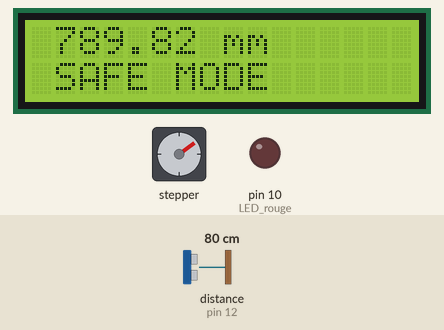
Recording of a sketch running on a simulated Arduino Uno, built with avr-gcc and run on an emulated ATmega328P. Shown: 16×2 character LCD, stepper motor, output pins drawn as LEDs (lit = HIGH). Wiring (inferred from the names in the program): ultrasonic range finder: trigger pin 13; echo pin 12. Dashed ring = blinking. Inputs (shaded band) come from the test bench; at power-on: distance to the obstacle (sensor on pin 12) 80 cm. The echo pulse lasts 58.3 µs per cm; stepper angles assume 2048 steps per turn; pins used as bus, display or sensor lines are not drawn; what the sketch prints to the serial monitor is not drawn.

Above: at 2.2 s.
2.3 s: distance to the obstacle (sensor on pin 12) set to 7 cm
At 3.6 s:
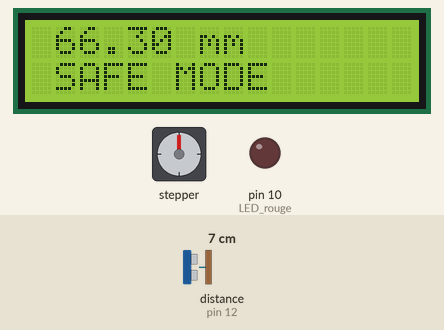
4.2 s: distance to the obstacle (sensor on pin 12) set to 4 cm
At 6.01 s:
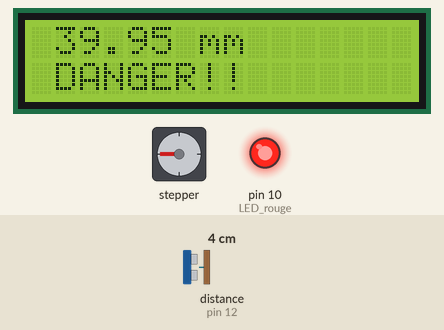
6.6 s: distance to the obstacle (sensor on pin 12) set to 2 cm
At 7.89 s:
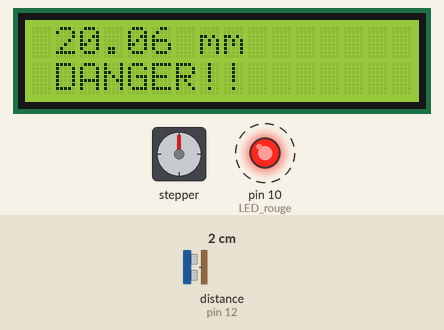
Timing chart, 0 to 62.1 s (numbered marks = the images above; inputs shaded):
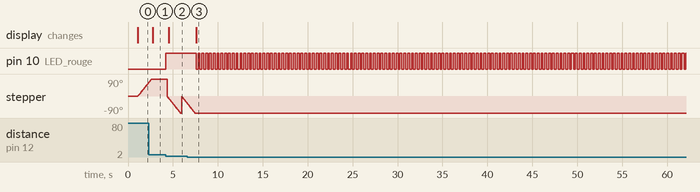

Measured:
- the behaviour switches between 6 and 5 cm on distance to the obstacle (sensor on pin 12) (found by bisection; images 1 and 2)
- after the input at 2.3 s, the display: changes after 0.44 s (image 1)
- after the input at 4.2 s, pin 10 (LED_rouge): LOW → HIGH at once; stepper: turns 180° counter-clockwise in 1.5 s, then 88° clockwise in 0.00 s, then 38° counter-clockwise in 0.60 s; the display: changes after 0.34 s (image 2)
- after the input at 6.6 s, the display: changes after 0.99 s (image 3)

The sketch:

alerte-collision.ino
```cpp
#include <LiquidCrystal_I2C.h>
#include <Wire.h>
#include "Stepper.h"

const int stepsPerRevolution = 2048;
// Câblage:
// Broche 5 à IN1 sur le pilote ULN2003
// Broche 6 à IN2 sur le pilote ULN2003
// Broche 7 à IN3 sur le pilote ULN2003
// Broche 8 à IN4 sur le pilote ULN2003
#define droite stepsPerRevolution / 4
#define gauche -stepsPerRevolution / 4
int count = 0;                                     // mettre le moteur step a la position de départ
Stepper myStepper(stepsPerRevolution, 4, 6, 5, 7); // in1 in3 in2 in4

LiquidCrystal_I2C LCD(0x27, 16, 2); // setup ecran

const byte TRIGGER_PIN = 13; // US
const byte ECHO_PIN = 12;
const byte LED_rouge = 10; // led pour proche

unsigned long startTime = 0; // timer affichage
const long myDelay = 500;
unsigned long startTimeLed = 0; // timer led
const long myDelayLed = 200;
bool onLed;
const unsigned long MEASURE_TIMEOUT = 25000UL; // 25ms = ~8m à 340m/s, temps limite pour la mesure de distance
bool safeZone;
const float SOUND_SPEED = 340.0 / 1000; // Vitesse du son dans l'air en mm/us
int controle_dg;
void setup()
{
    Serial.begin(9600);
    myStepper.setSpeed(10);
    // myStepper.step(512);// setup le depart
    pinMode(TRIGGER_PIN, OUTPUT);
    digitalWrite(TRIGGER_PIN, LOW);
    pinMode(ECHO_PIN, INPUT);
    pinMode(LED_rouge, OUTPUT);
    LCD.init();
    LCD.backlight();
    LCD.setCursor(1, 0);
    LCD.print("MESURE");
    LCD.setCursor(4, 1);
    LCD.print("ULTRA SON");
    onLed = false;
    safeZone = false;
    delay(1000);
    controle_dg = 0;
}

void loop()
{
    digitalWrite(TRIGGER_PIN, HIGH);
    delayMicroseconds(10);
    digitalWrite(TRIGGER_PIN, LOW);
    long mesure = pulseIn(ECHO_PIN, HIGH, MEASURE_TIMEOUT);
    float distance_mm = mesure / 2.0 * SOUND_SPEED;

    // Serial.print("distance mm : ");
    Serial.println(distance_mm);
    // Serial.println(" mm, ");
    if (distance_mm < 50.0)
    {
        safeZone = false;
    }
    else
    {
        safeZone = true;
    }
    unsigned long currentTime = millis();
    unsigned long currentTimeLed = millis();
    if (currentTimeLed - startTimeLed >= myDelayLed)
    {

        startTimeLed = currentTimeLed;
        if (distance_mm < 50.0)
        {
            // Serial.println("dist<50");
            if (onLed == false)
            {
                digitalWrite(LED_rouge, HIGH);
                onLed = true;
                // Serial.println("up");
            }
            else
            {
                onLed = false;
                digitalWrite(LED_rouge, LOW);
            }
        }
        else
        {
            digitalWrite(LED_rouge, LOW);
        }
    }

    if (currentTime - startTime >= myDelay)
    {

        startTime = currentTime;
        LCD.clear();
        LCD.setCursor(1, 0);
        LCD.print(distance_mm);
        LCD.print(" mm");
        LCD.setCursor(1, 1);
        if (safeZone)
        {
            LCD.print("SAFE MODE");
            Serial.println("SAFE MODE");
            if (controle_dg == 0)
            {
                move(myStepper, stepsPerRevolution, droite, count);
                controle_dg = 1;
            }
            if (controle_dg == 2)
            {
                reset(myStepper, stepsPerRevolution, count);
                move(myStepper, stepsPerRevolution, droite, count);
                controle_dg = 1;
            }
        }
        else
        {
            LCD.print("DANGER!!");
            Serial.println("DANGER");
            if (controle_dg == 0)
            {

                move(myStepper, stepsPerRevolution, gauche, count);
                controle_dg = 2;
            }
            if (controle_dg == 1)
            {
                reset(myStepper, stepsPerRevolution, count);
                move(myStepper, stepsPerRevolution, gauche, count);
                controle_dg = 2;
            }
        }
    }
    delay(50);
}

void move(Stepper moteur, int steprev, int nb_step, int cnt)
{
    count = (cnt + nb_step) % steprev;
    moteur.step(nb_step); // nombre de pas
    delay(50);
}

void reset(Stepper moteur, int steprev, int cnt)
{
    if (cnt > 0)
    {
        moteur.step(-cnt);
        delay(50);
    }
    else if (cnt < 0)
    {
        moteur.step(-cnt);
        delay(50);
    }
    count = 0;
    // nombre de pas
    delay(50);
}
```
